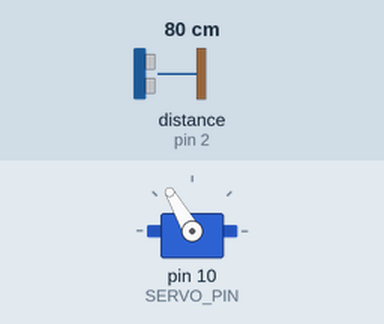
Simulated run of this sketch. Board: Arduino Uno, built with avr-gcc and run on an emulated ATmega328P. Parts: servo. Wiring (inferred from the names in the program): ultrasonic range finder: trigger pin 3; echo pin 2. The test bench sets the inputs (shaded band); at power-on: distance to the obstacle (sensor on pin 2) 80 cm. The echo pulse lasts 58.3 µs per cm.

Above: at 1.2 s.
1.3 s: distance to the obstacle (sensor on pin 2) set to 12 cm
2.8 s: distance to the obstacle (sensor on pin 2) set to 9 cm
At 3.7 s:
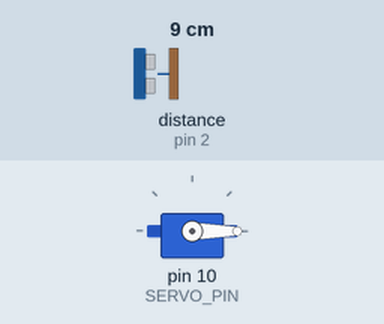
5.8 s: distance to the obstacle (sensor on pin 2) set to 18 cm
At 8.2 s:
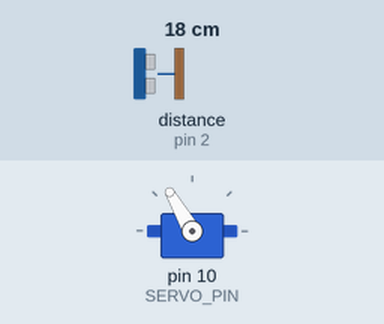
8.7 s: distance to the obstacle (sensor on pin 2) set to 2 cm
At 9.4 s:
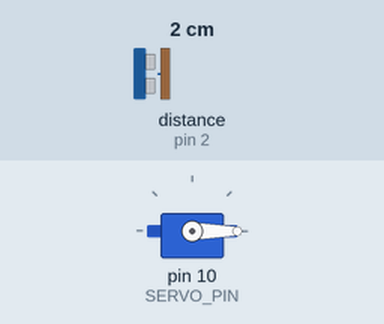
Timing chart, 0 to 12.6 s (numbered marks = the images above; inputs shaded):
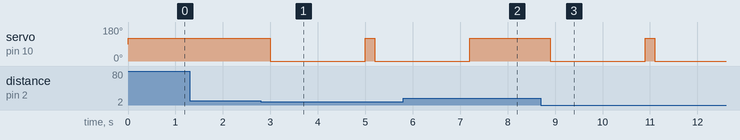

The sketch:

trick_2.ino
```cpp
#include <Servo.h>

#define SERVO_PIN 10
int TRIG = 3;
int ECHO = 2;
int count = 0;


const int servoDO = 0;
const int servoNEW = 120;

double duration = 0;
double distance = 0;
double speed_of_sound = 331.5 + 0.6 * 20;


Servo trick_servo;


void setup(){
  trick_servo.attach(SERVO_PIN);
}


float getRange_Ultrasound()
{
  pinMode(TRIG, OUTPUT);
  digitalWrite(TRIG, LOW);
  delayMicroseconds(2);
  digitalWrite(TRIG, HIGH);
  delayMicroseconds(10);
  digitalWrite(TRIG, LOW);
  pinMode(ECHO, INPUT);
  duration = pulseIn(ECHO, HIGH);

  if (duration > 0) {
    duration = duration / 2; // 往路にかかった時間
    distance = duration * speed_of_sound * 100 / 1000000;
    return distance;
  }
}

void loop(){
  float dist = getRange_Ultrasound();
  int border = 10;


  if(dist < border){
    count = 1;
  }

  if(count == 1){
    delay(200);
    trick_servo.write(servoDO);
    delay(2000);
    trick_servo.write(servoNEW);
    count = 0;
  }else{
    trick_servo.write(servoNEW);
  }
}
```

Measured:
- the behaviour switches between 11 and 10 cm on distance to the obstacle (sensor on pin 2) (found by bisection; images 0 and 1)
- after the input at 1.3 s, every drawn part: stays the same
- after the input at 2.8 s, servo on pin 10 (SERVO_PIN): 120° → 0° after 0.20 s, → 120° 2.0 s later, → 0° 0.20 s later
- after the input at 5.8 s, servo on pin 10 (SERVO_PIN): goes on until 7.2 s, then stays 120°
- after the input at 8.7 s, servo on pin 10 (SERVO_PIN): 120° → 0° after 0.20 s, → 120° 2.0 s later, → 0° 0.20 s later
